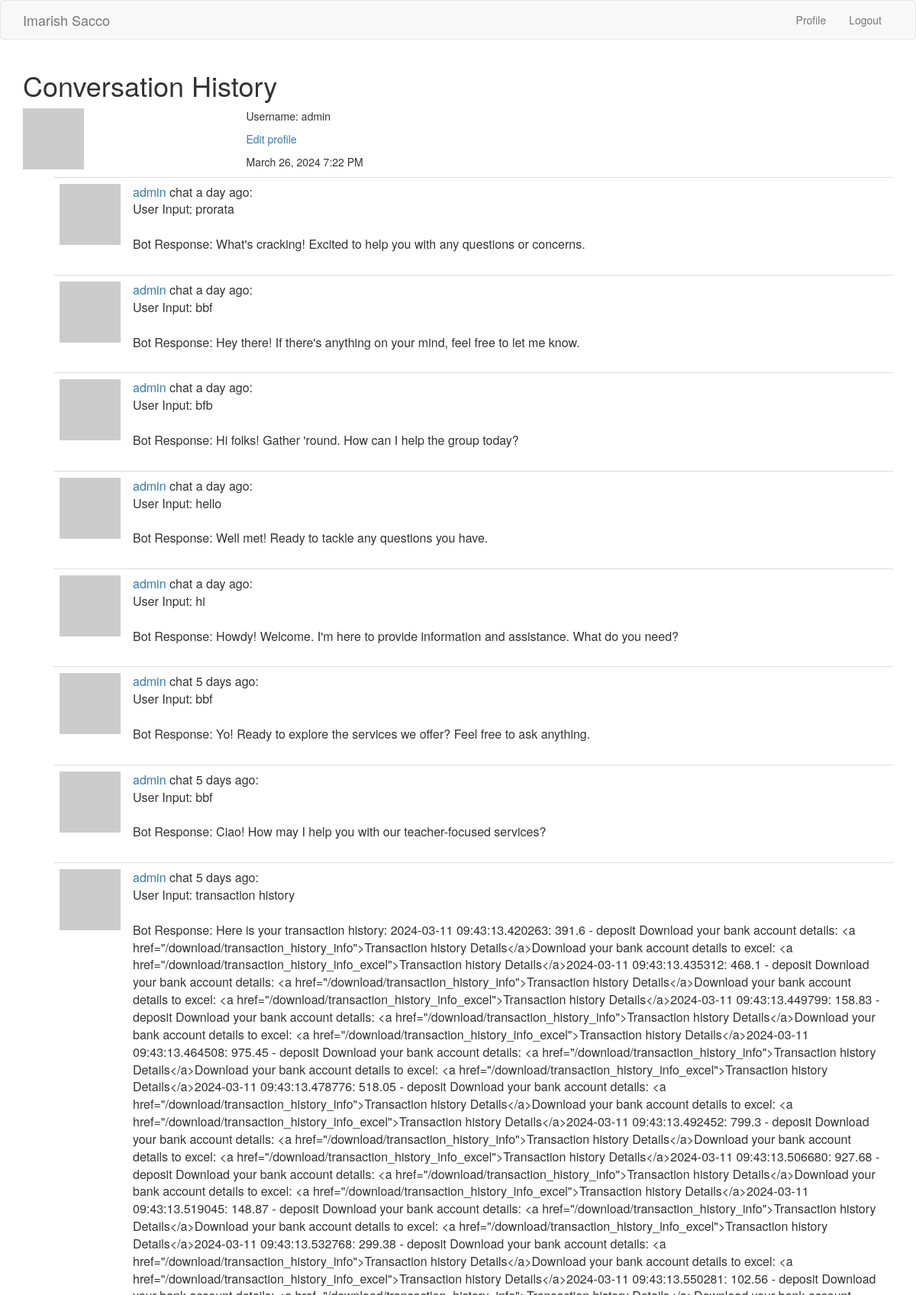
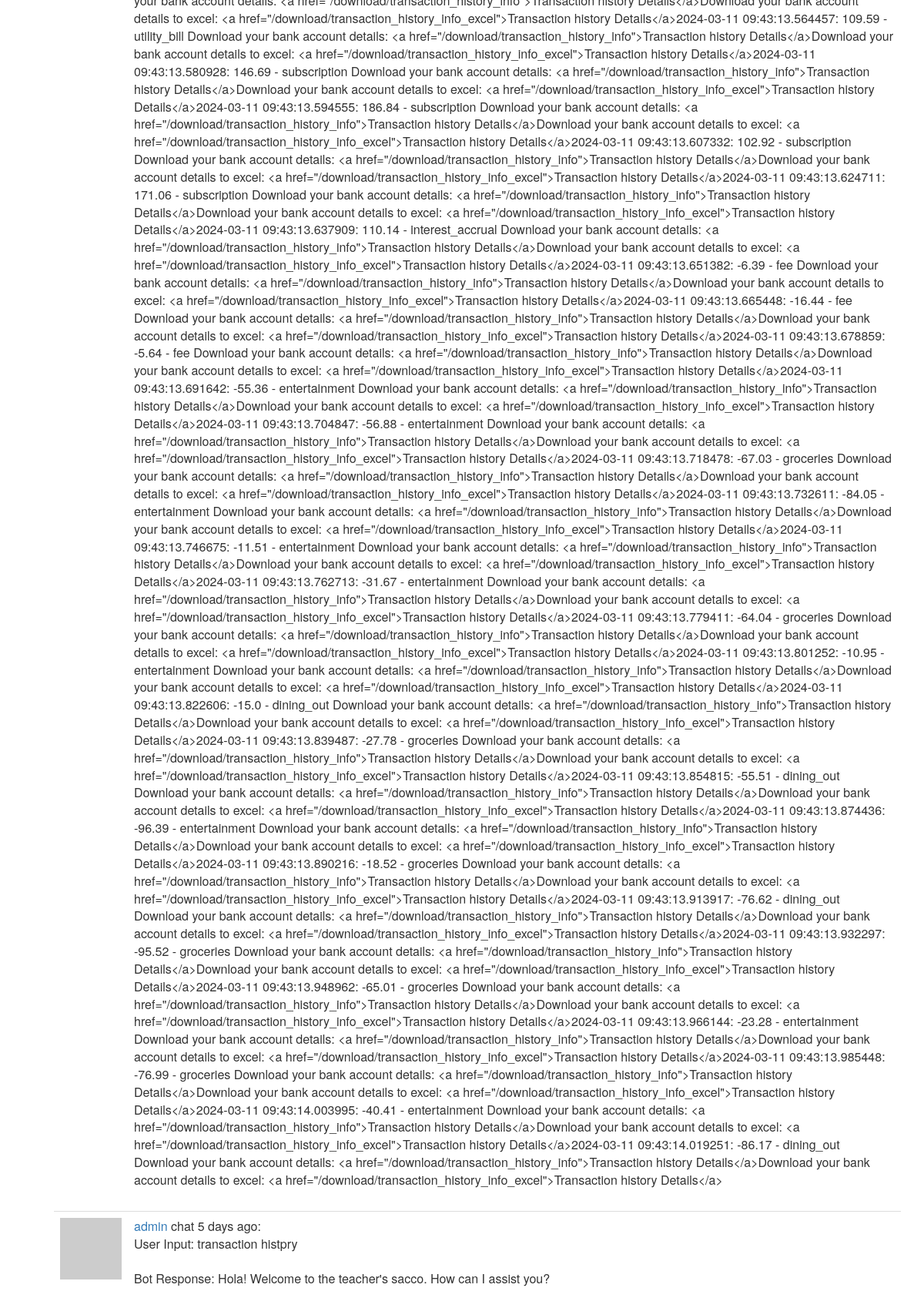
The page /user/admin (signed in, upper part) on the database its author committed (2 pictures, top to bottom).
### home/models.py (models this page shows, shortened)
class User(UserMixin, db.Model):
    __tablename__ = 'users'
    id = db.Column(db.Integer, primary_key=True)
    username = db.Column(db.String(64), index=True, unique=True)
    email = db.Column(db.String(64), index=True, unique=True)
    password_hash = db.Column(db.String(128))
    about_me = db.Column(db.String(120))
    last_seen = db.Column(db.DateTime, default=datetime.utcnow)
    conversation = db.relationship('Conversation', backref='author', lazy='dynamic')
    bank_account = db.relationship('BankAccount', uselist=False)
    def avatar(self, size):
        digest = md5(self.email.lower().encode('utf-8')).hexdigest()
        return f'https://www.gravatar.com/avatar/{digest}?d=identicon&s={size}'

class Conversation(db.Model):
    __tablename__ = 'conversation'
    id = db.Column(db.Integer, primary_key=True)
    timestamp = db.Column(db.DateTime, default=datetime.utcnow)
    user_input = db.Column(db.String(1000))
    bot_response = db.Column(db.String(1000))
    user_id = db.Column(db.Integer, db.ForeignKey('users.id'))
    def __repr__(self):
        return f"<Conversation {self.id}>"

### home/routes.py (the view)
@app.route('/user/<username>')
@login_required
def user(username):
    user = User.query.filter_by(username=username).first_or_404()
    page = request.args.get('page', 1, type=int)
    conversation_pagination = user.conversation.order_by(Conversation.timestamp.desc()).paginate(
        page=page, per_page=app.config['CONVERSATIONS_PER_PAGE'], error_out=False)
    conversations = conversation_pagination.items
    print(conversations)
    next_url = url_for('user', username=username, page=conversation_pagination.next_num) \
        if conversation_pagination.has_next else None
    prev_url = url_for('chatbot', username=username, page=conversation_pagination.prev_num) \
        if conversation_pagination.has_prev else None
    return render_template(
        'user.html',
        title='Conversation History',
        username=username,
        user=user,
        next_url=next_url,
        prev_url=prev_url,
        conversations=conversations
    )

### home/routes.py (called while the page is built)
@login.user_loader
def load_user(user_id):
    return User.query.get(int(user_id))

@app.before_request
def before_request():
    if current_user.is_authenticated:
        current_user.last_seen = datetime.utcnow()
        db.session.commit()

### home/session_tracker.py (called while the page is built)
@app.before_request
def before_request():
    if 'user_id' in session:
        session.permanent = True

### home/templates/user.html (shortened to what this page needs)
{% extends 'base.html' %}
{% block app_context %}
<div class="row">
    <div class="col-md-12">
        <h1>{{ title }}</h1>
    </div>
</div>
<div class="row">
    <div class="col-sm-3 text-center">
        <p>
            <img src="{{ user.avatar(70) }}" alt="Avatar" class="img-responsive">
        </p>
    </div>
    <div class="col-sm-9">
        <p>
            Username: {{ user.username }}
        </p>
        {% if user == current_user %}
            <p>
                <a href="{{ url_for('edit_profile') }}">Edit profile</a>
            </p>
        {% endif %}
        <p>
            <span>
                {{ moment(user.last_seen).format('LLL') }}
            </span>
        </p>
    </div>
</div>
<div class="row">
    <div class="col-sm-12">
        <ul>
            {% for conversation in conversations %}
            {% include 'conversation_history.html'%}
            {% endfor %}
        </ul>
    </div>
</div>
{% endblock %}

### home/templates/base.html (shortened to what this page needs)
{% extends 'bootstrap/base.html' %}
{% block head %}
    {{super()}}
{% endblock %}
{% block styles %}
    {{  super() }}
    <link rel="stylesheet" type="text/css" href="{{ url_for('static', filename='css/main.css') }}">
<link rel="stylesheet" href="static/css/chat.css">
{% endblock %}
{% block content %}
    <div class="container">
        {% block app_context %}
        {% endblock %}
    </div>
{% endblock %}

### home/templates/nav.html (shortened to what this page needs)
{% block navbar %}
<nav class="navbar navbar-default">
    <div class="container">
        <div class="navbar-header">
            <a class="navbar-brand" href=" {{url_for('chatbot')}} ">Imarish Sacco</a>
        </div>
        <div class="collapse navbar-collapse" id="bs-example-navbar-collapse-1">
            <ul class="nav navbar-nav navbar-right">
                {% if current_user.is_authenticated %}
                    <li><a href="{{url_for('user', username=current_user.username)}}">Profile</a></li>
                    <li><a href="{{url_for('logout')}}">Logout</a></li>
                {% else %}
                    <li><a href="{{url_for('login')}}">Login</a></li>
                {% endif %}
            </ul>
        </div>
    </div>
</nav>
{% endblock %}

### home/templates/conversation_history.html
<table class="table table-hover">
    <tr valign='top'>
        <td width='70px'>
            <img src=" {{ conversation.author.avatar(36) }} ">
        </td>
        <td>
            <span class="user_popup">
                <a href="{{ url_for('user', username=conversation.author.username) }}">
                    {{ conversation.author.username }}
                </a>
            </span>
            chat
            <span>
            {{ moment(conversation.timestamp).fromNow() }}:
            </span><br>
            <span style="display:left">
                User Input: {{ conversation.user_input }} <br><br>
            </span>
            <span>
                Bot Response: {{ conversation.bot_response }}
            </span>
        </td>
    </tr>
</table>

### rows shown on the page
User: username "admin", last_seen "March 26, 2024 7:22 PM"
Conversation: author.username "admin", timestamp "a day ago", user_input "prorata", bot_response "What's cracking! Excited to help you with any questions or concerns."
Conversation: author.username "admin", timestamp "a day ago", user_input "bbf", bot_response "Hey there! If there's anything on your mind, feel free to let me know."
Conversation: author.username "admin", timestamp "a day ago", user_input "bfb", bot_response "Hi folks! Gather 'round. How can I help the group today?"
Conversation: author.username "admin", timestamp "a day ago", user_input "hello", bot_response "Well met! Ready to tackle any questions you have."
Conversation: author.username "admin", timestamp "a day ago", user_input "hi", bot_response "Howdy! Welcome. I'm here to provide information and assistance. What do you need?"
Conversation: author.username "admin", timestamp "5 days ago", user_input "bbf", bot_response "Yo! Ready to explore the services we offer? Feel free to ask anything."
Conversation: author.username "admin", timestamp "5 days ago", user_input "bbf", bot_response "Ciao! How may I help you with our teacher-focused services?"
Conversation: author.username "admin", timestamp "5 days ago", user_input "transaction history", bot_response "Here is your transaction history: 2024-03-11 09:43:13.420263: 391.6 - deposit Download your bank account details: <a href=\"/download/transaction_history_info\">Transaction history Details</a>Download your bank account details to excel: <a href=\"/download/transaction_history_info_excel\">Transaction history Details</a>2024-03-11 09:43:13.435312: 468.1 - deposit Download your bank account details: <a href=\"/download/transaction_history_info\">Transaction history Details</a>Download your bank account details to excel: <a href=\"/download/transaction_history_info_excel\">Transaction history Details</a>2024-03-11 09:43:13.449799: 158.83 - deposit Download your bank account details: <a…"
Conversation: author.username "admin", timestamp "5 days ago", user_input "transaction histpry", bot_response "Hola! Welcome to the teacher's sacco. How can I assist you?"

### other values the page prints
{{ title }} "Conversation History"
